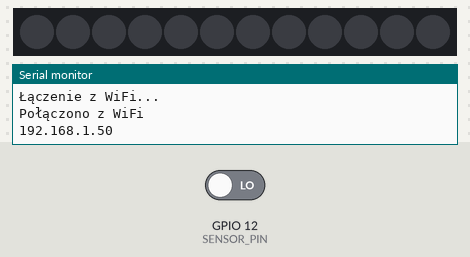
The sketch below on a simulated ESP32. On the bench: 12 RGB LEDs in strip order, left to right, the last lines printed to the serial monitor. Inputs (shaded band) come from the test bench; at power-on: GPIO 12 (SENSOR_PIN) LOW. WiFi joins after 1.5 s; servers stay silent unless stated; uploads are accepted with an empty reply.

Above: at 3.2 s.
3.3 s: GPIO 12 (SENSOR_PIN) driven HIGH
At 4.6 s:
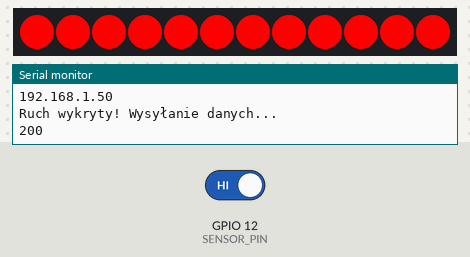
Timing chart, 0 to 6.3 s (numbered marks = the images above; inputs shaded):
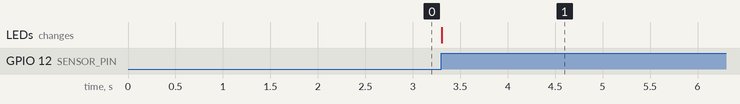

Measured:
- after the input at 3.3 s, the LEDs: change at once (image 1)

The sketch:

bollardCODE.ino
```cpp
#include <WiFi.h>
#include <HTTPClient.h>
#include <Adafruit_NeoPixel.h>

// Ustawienia diod LED
#define LED_PIN 13
#define NUMPIXELS 12
#define SENSOR_PIN 12

// Dane sieci WiFi
const char* ssid = "NETIASPOT-4E10";
const char* password = "4A07FB2B5DE12F18";

const char* serverName = "http://192.168.0.3:5000/api/detection";

// Inicjalizacja diod
Adafruit_NeoPixel pixels(NUMPIXELS, LED_PIN, NEO_GRB + NEO_KHZ800);

void setup() {
  Serial.begin(115200);
  pixels.begin();
  pixels.clear();
  pixels.show();

  pinMode(SENSOR_PIN, INPUT);

  // Łączenie z WiFi
  WiFi.begin(ssid, password);
  while (WiFi.status() != WL_CONNECTED) {
    delay(1000);
    Serial.println("Łączenie z WiFi...");
  }
  Serial.println("Połączono z WiFi");
  Serial.println(WiFi.localIP());
}

void loop() {
  int motionDetected = digitalRead(SENSOR_PIN);

  if (motionDetected == HIGH) {
    Serial.println("Ruch wykryty! Wysyłanie danych...");


    for (int i = 0; i < NUMPIXELS; i++) {
      pixels.setPixelColor(i, pixels.Color(255, 0, 0));
    }
    pixels.show();

    // Wyślij dane do API
    if (WiFi.status() == WL_CONNECTED) {
      HTTPClient http;
      http.begin(serverName);
      http.addHeader("Content-Type", "application/json");

      // Tworzenie danych  (np. długość i szerokość geograficzna)
      String jsonData = "{\"longitude\": 19.9184710, \"latitude\": 50.0795850}";

      int httpResponseCode = http.POST(jsonData);

      if (httpResponseCode > 0) {
        String response = http.getString();
        Serial.println(httpResponseCode);
        Serial.println(response);
      } else {
        Serial.print("Błąd przy wysyłaniu POST: ");
        Serial.println(httpResponseCode);
      }

      http.end();
    } else {
      Serial.println("Brak połączenia WiFi");
    }


    delay(5000);
    pixels.clear();
    pixels.show();

    // Czekaj, aż ruch ustanie
    while (digitalRead(SENSOR_PIN) == HIGH) {
      delay(100);
    }
  }

  delay(100);
}
```
